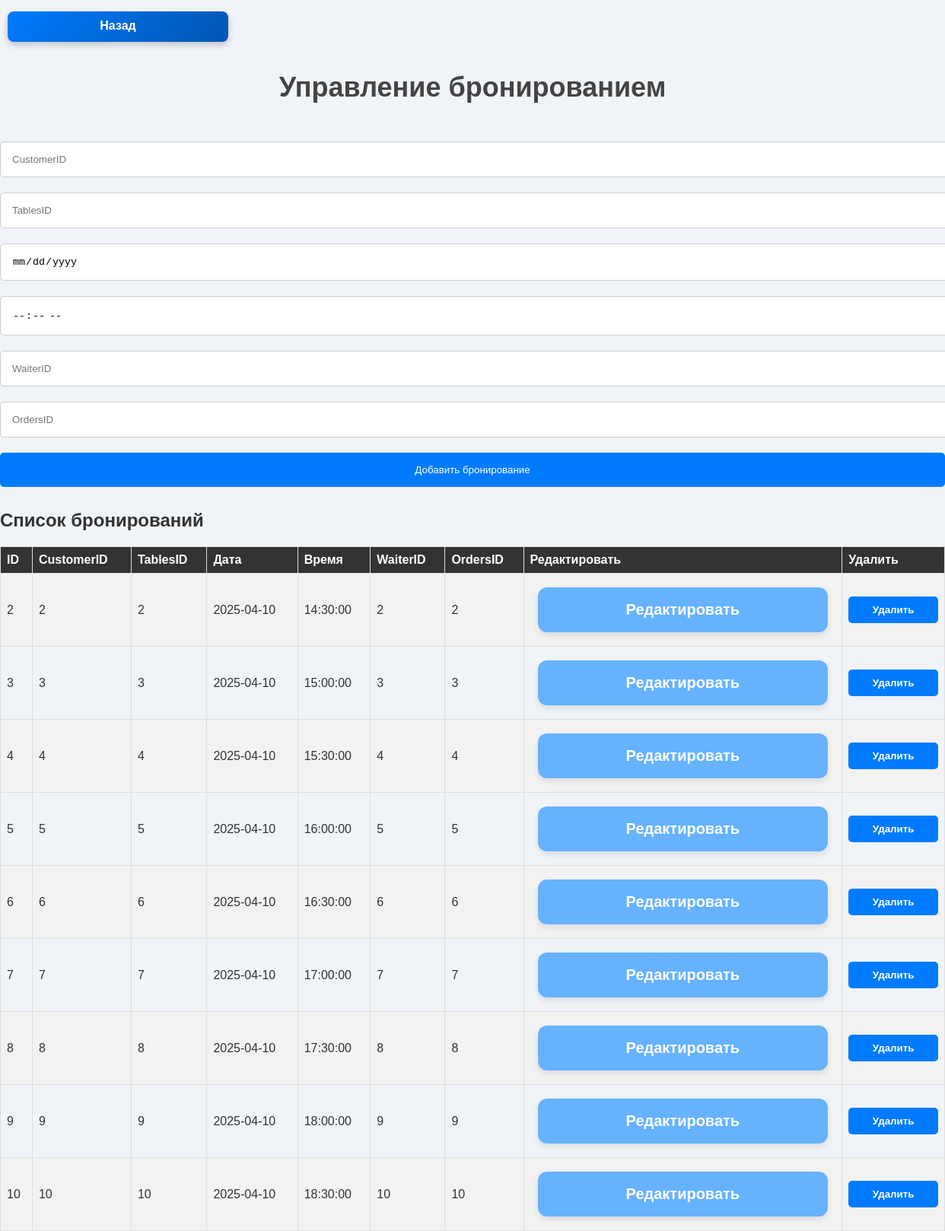
/php/reservation.php, run on the app's committed database.
### tables this page shows
CREATE TABLE `Reservation` (
  `ID` int(10) NOT NULL,
  `CustomerID` int(10) NOT NULL,
  `TablesID` int(10) NOT NULL,
  `Date` date NOT NULL,
  `Time` time NOT NULL,
  `WaiterID` int(10) NOT NULL,
  `OrdersID` int(10) NOT NULL
);

### php/reservation.php (the view, shortened to what this page needs)
<?php
include 'db_connect.php';
$conn->set_charset("utf8mb4");
$sql = "SELECT * FROM Reservation";
$result = $conn->query($sql);
?>
<!DOCTYPE html>
<html>
<head>
    <link rel="stylesheet" type="text/css" href="../css/styles.css">
</head>
<body>
<div class="back-button-container">
    <a href="index.php" class="back-button">Назад</a>
</div>
<h1>Управление бронированием</h1>
<form method="POST">
    <input type="number" name="customerID" placeholder="CustomerID" required>
    <input type="number" name="tablesID" placeholder="TablesID" required>
    <input type="date" name="date" placeholder="Дата" required>
    <input type="time" name="time" placeholder="Время" required>
    <input type="number" name="waiterID" placeholder="WaiterID" required>
    <input type="number" name="ordersID" placeholder="OrdersID" required>
    <button type="submit" name="add_reservation">Добавить бронирование</button>
</form>
<h2>Список бронирований</h2>
<table>
    <tr>
        <th>ID</th>
        <th>CustomerID</th>
        <th>TablesID</th>
        <th>Дата</th>
        <th>Время</th>
        <th>WaiterID</th>
        <th>OrdersID</th>
        <th>Редактировать</th>
        <th>Удалить</th>
    </tr>
    <?php while($row = $result->fetch_assoc()): ?>
    <tr>
        <td><?php echo $row['ID']; ?></td>
        <td><?php echo htmlspecialchars($row['CustomerID'], ENT_QUOTES, 'UTF-8'); ?></td>
        <td><?php echo htmlspecialchars($row['TablesID'], ENT_QUOTES, 'UTF-8'); ?></td>
        <td><?php echo htmlspecialchars($row['Date'], ENT_QUOTES, 'UTF-8'); ?></td>
        <td><?php echo htmlspecialchars($row['Time'], ENT_QUOTES, 'UTF-8'); ?></td>
        <td><?php echo htmlspecialchars($row['WaiterID'], ENT_QUOTES, 'UTF-8'); ?></td>
        <td><?php echo htmlspecialchars($row['OrdersID'], ENT_QUOTES, 'UTF-8'); ?></td>
        <td>
            <a href="edit_reservation.php?id=<?php echo $row['ID']; ?>" class="edit-button">Редактировать</a>
        </td>
        <td>
        <form method="POST" action="<?php echo htmlspecialchars($_SERVER['PHP_SELF']); ?>">
                <button type="submit" name="delete_reservation" class="delete-button" onclick="return confirm('Вы уверены, что хотите удалить это блюдо?');">Удалить</button>
            </form>
        </td>
    </tr>
    <?php endwhile; ?>
</table>
</body>
</html>

### css/styles.css (style rules this page uses)
body { font-family: Arial, sans-serif; margin: 20px; }
h1, h2 { color: #333; }
table { width: 100%; border-collapse: collapse; margin-top: 20px; }
table, th, td { border: 1px solid #ddd; }
th, td { padding: 10px; text-align: left; }
th { background-color: #f4f4f4; }
input, textarea, button { width: 100%; padding: 15px; margin: 10px 0; border: 1px solid #ccc; border-radius: 5px; }
button { background-color: #007bff; color: #fff; border: none; cursor: pointer; font-family: 'Arial', sans-serif; }
.back-button-container { width: 100%; display: flex; justify-content: flex-start; padding: 5px 0; }
body { font-family: 'Arial', sans-serif; background: #f0f4f8; margin: 0; padding: 0; color: #333; }
h1 { text-align: center; color: #444; font-size: 36px; margin-bottom: 40px; font-weight: 600; }
a { display: block; background: #66b2ff; color: white; padding: 18px 30px; text-decoration: none; border-radius: 12px; text-align: center; font-size: 20px; font-weight: 600; box-shadow: 0 4px 8px rgba(0, 0, 0, 0.1); transition: all 0.3s ease; min-width: 250px; margin: 10px; }
.back-button { width: 30px; height: 20px; padding: 10px 20px; font-size: 16px; font-weight: bold; color: white; background: linear-gradient(135deg, #007bff, #0056b3); border-radius: 8px; text-decoration: none; text-align: center; transition: background 0.3s, transform 0.2s; box-shadow: 0 4px 8px rgba(0, 0, 0, 0.2); }
.delete-button { background-color: #007bff; color: white; border: none; padding: 10px 20px; cursor: pointer; border-radius: 5px; font-weight: bold; }
table { width: 100%; border-collapse: collapse; margin-top: 10px; font-family: Arial, sans-serif; }
th, td { border: 1px solid #ddd; padding: 8px; text-align: left; }
th { background-color: #333; color: white; }
tr:nth-child(even) { background-color: #f2f2f2; }

### data on the page
reservation: ID "2", CustomerID "2", TablesID "2", Date "2025-04-10", Time "14:30:00", WaiterID "2", OrdersID "2"
reservation: ID "3", CustomerID "3", TablesID "3", Date "2025-04-10", Time "15:00:00", WaiterID "3", OrdersID "3"
reservation: ID "4", CustomerID "4", TablesID "4", Date "2025-04-10", Time "15:30:00", WaiterID "4", OrdersID "4"
reservation: ID "5", CustomerID "5", TablesID "5", Date "2025-04-10", Time "16:00:00", WaiterID "5", OrdersID "5"
reservation: ID "6", CustomerID "6", TablesID "6", Date "2025-04-10", Time "16:30:00", WaiterID "6", OrdersID "6"
reservation: ID "7", CustomerID "7", TablesID "7", Date "2025-04-10", Time "17:00:00", WaiterID "7", OrdersID "7"
reservation: ID "8", CustomerID "8", TablesID "8", Date "2025-04-10", Time "17:30:00", WaiterID "8", OrdersID "8"
reservation: ID "9", CustomerID "9", TablesID "9", Date "2025-04-10", Time "18:00:00", WaiterID "9", OrdersID "9"
reservation: ID "10", CustomerID "10", TablesID "10", Date "2025-04-10", Time "18:30:00", WaiterID "10", OrdersID "10"
